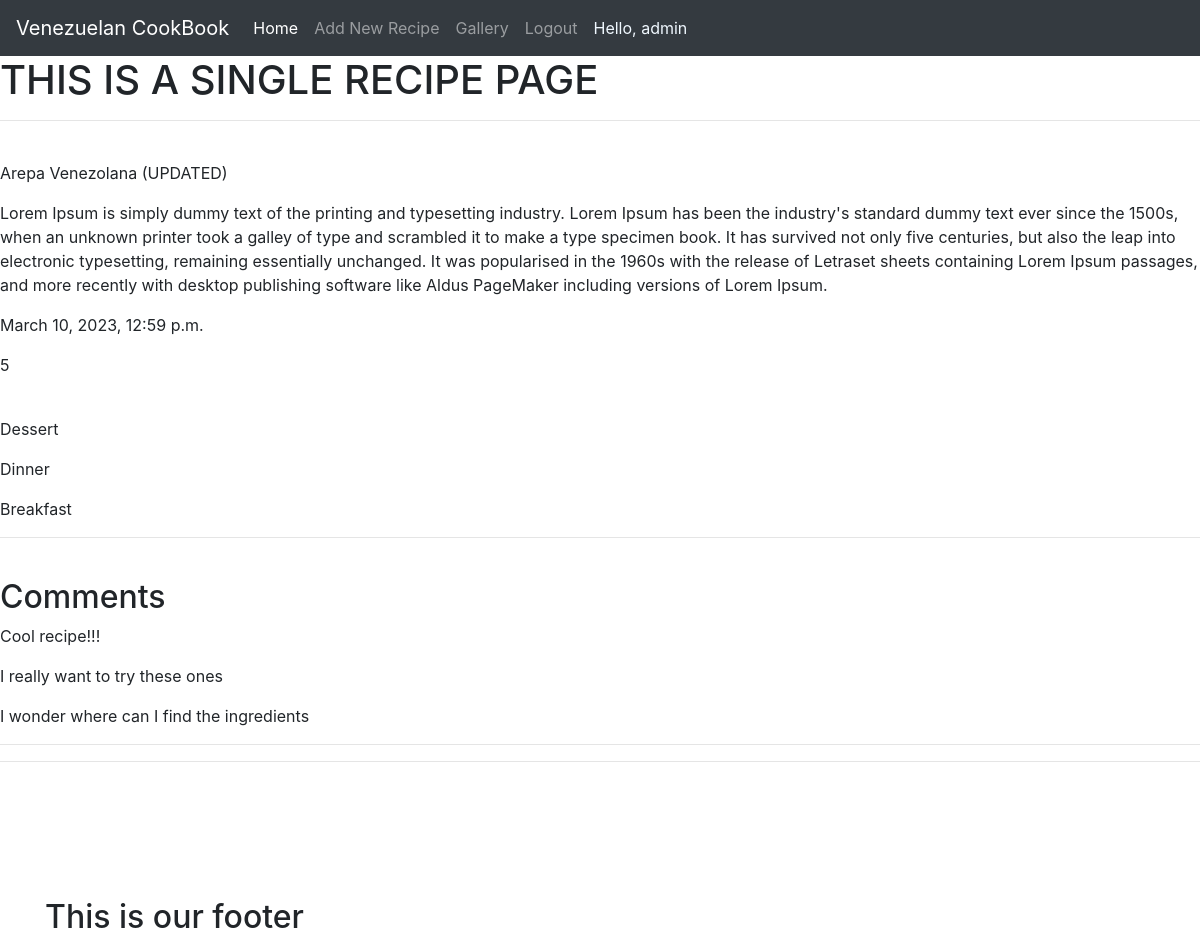
Screenshot of /recipe/2a1e4ad3-4615-4e9c-95b6-692bbcb3a424/ (signed in) with the database file from the repository.
### cookbook/models.py (models this page shows, shortened)
class NewRecipe(models.Model):
    title = models.CharField(max_length=200, null=True, blank=True)
    number_of_ingredients = models.IntegerField(default=0)
    instructions = models.TextField(null=True, blank=True)
    short_description = models.CharField(max_length=200, null=True, blank=True)
    dish_image = CloudinaryField('image', default="default-image")
    created = models.DateTimeField(auto_now_add=True)
    updated = models.DateTimeField(auto_now=True)
    tags = models.ManyToManyField(Tag, blank=True)
    id = models.UUIDField(default=uuid.uuid4, unique=True, primary_key=True, editable=False)

class Tag(models.Model):
    name = models.CharField(max_length=200)
    created = models.DateTimeField(auto_now_add=True)
    id = models.UUIDField(default=uuid.uuid4, unique=True, primary_key=True, editable=False)
    def __str__(self):
        return self.name

class Comment(models.Model):
    new_recipe = models.ForeignKey(NewRecipe, on_delete=models.CASCADE, null=True, blank=True, related_name='comments')
    body = models.TextField(null=True, blank=True)
    created = models.DateTimeField(auto_now_add=True)
    updated = models.DateTimeField(auto_now=True)
    id = models.UUIDField(default=uuid.uuid4, unique=True, primary_key=True, editable=False)

### cookbook/views.py (the view)
# urls.py: path('recipe/<str:pk>/', views.recipeUnits, name='recipeunit'),
def recipeUnits(request, pk):
    recipe_object = NewRecipe.objects.get(id=pk)
    tags = recipe_object.tags.all()
    comments = recipe_object.comments.all()
    context = {'recipe_object': recipe_object, 'tags': tags, 'comments': comments}
    return render(request, 'recipe.html', context)

### templates/recipe.html
{% extends 'base.html' %}
{% load static %}
{% block content %}
<h1>THIS IS A SINGLE RECIPE PAGE</h1>
<hr>
<br>
<p>{{recipe_object.title}}</p>
<p>{{recipe_object.instructions}}</p>
<p>{{recipe_object.created}}</p>
<p>{{recipe_object.number_of_ingredients}}</p>
<br>
{% for tag in tags %}
<p>{{tag}}</p>
{% endfor %}
<hr>
<br>
<h2>Comments</h2>
{% for comment in comments %}
    <p>{{comment.body}}</p>
{% endfor %}
{% endblock %}

### templates/base.html (shortened to what this page needs)
{% load static %}
<!DOCTYPE html>
<html lang="en">
<head>
    <link rel="stylesheet" href="https://cdn.jsdelivr.net/npm/bootstrap@4.1.3/dist/css/bootstrap.min.css"
>
    <link rel="stylesheet" href="{% static 'css/style.css' %}">
</head>
<body>
    <nav class="navbar navbar-expand-lg navbar-dark bg-dark">
        <a class="navbar-brand" href="#">Venezuelan CookBook</a>
        <div class="collapse navbar-collapse" id="navbarText">
            <ul class="navbar-nav mr-auto">
                <li class="nav-item active">
                    <a class="nav-link" href="{% url 'recipes' %}">Home <span class="sr-only">(current)</span></a>
                </li>
                {% if user.is_authenticated %}
                <li class="nav-item">
                    <a class="nav-link" href="{% url 'add-recipe' %}">Add New Recipe</a>
                </li>
                {% endif %}
                <li class="nav-item">
                    <a class="nav-link" href="{% url 'gallery' %}">Gallery</a>
                </li>
                {% if user.is_authenticated %}
                <li class="nav-item">
                    <a class="nav-link" href="{% url 'logout' %}">Logout</a>
                </li>
                {% else %}
                <li class="nav-item">
                    <a class="nav-link" href="{% url 'login' %}">Login</a>
                </li>
                {% endif %}
                <li class="nav-item">
                    <span class="nav-link" style="color: aliceblue;">
                        Hello, {{request.user}}
                    </span>
                </li>
            </ul>
        </div>
    </nav>
    {% block content %}
    {% endblock content %}
    <hr>
    <hr><br><br><br><br><br>
    <footer>
        <div class="container">
            <div class="row">
                <div class="col">
                    <h2>This is our footer</h2>
                </div>
            </div>
        </div>
    </footer>
</body>
</html>

### rows the page displays
NewRecipe: title "Arepa Venezolana (UPDATED)", instructions "Lorem Ipsum is simply dummy text of the printing and typesetting industry. Lorem Ipsum has been the industry's standard dummy text ever since the 1500s, when an unknown printer took a galley of type and scrambled it to make a type specimen book. It has survived not only five centuries, but also the leap into electronic typesetting, remaining essentially unchanged. It was popularised in the 1960s with the release of Letraset sheets containing Lorem Ipsum passages, and more recently with desktop publishing software like Aldus PageMaker including versions of Lorem Ipsum.", created "March 10, 2023, 12:59 p.m.", number_of_ingredients "5"
Tag: name "Dessert"
Tag: name "Dinner"
Tag: name "Breakfast"
Comment: body "Cool recipe!!!"
Comment: body "I really want to try these ones"
Comment: body "I wonder where can I find the ingredients"

### other values shown
{{ request.user }} "admin"
